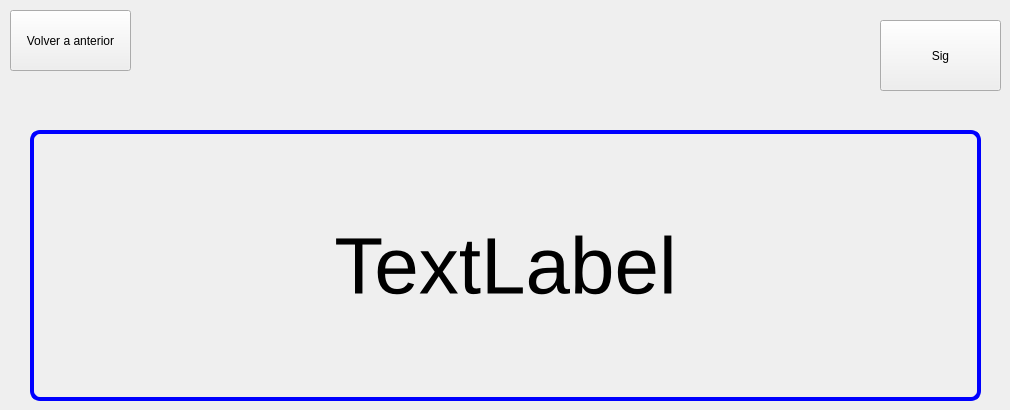
    <widget class="QWidget" name="page_2">
     <widget class="QPushButton" name="pushButton">
      <property name="geometry">
       <rect>
        <x>10</x>
        <y>10</y>
        <width>121</width>
        <height>61</height>
       </rect>
      </property>
      <property name="text">
       <string>Volver a anterior</string>
      </property>
     </widget>
     <widget class="QLabel" name="label_2">
      <property name="geometry">
       <rect>
        <x>30</x>
        <y>130</y>
        <width>951</width>
        <height>271</height>
       </rect>
      </property>
      <property name="font">
       <font>
        <pointsize>60</pointsize>
       </font>
      </property>
      <property name="styleSheet">
       <string notr="true">border: 4px solid;
border-radius: 10px;
border-color: rgb(0, 0, 255);</string>
      </property>
      <property name="frameShape">
       <enum>QFrame::Box</enum>
      </property>
      <property name="frameShadow">
       <enum>QFrame::Plain</enum>
      </property>
      <property name="lineWidth">
       <number>4</number>
      </property>
      <property name="midLineWidth">
       <number>1</number>
      </property>
      <property name="text">
       <string>TextLabel</string>
      </property>
      <property name="alignment">
       <set>Qt::AlignCenter</set>
      </property>
     </widget>
     <widget class="QPushButton" name="pushButton_2">
      <property name="geometry">
       <rect>
        <x>880</x>
        <y>20</y>
        <width>121</width>
        <height>71</height>
       </rect>
      </property>
      <property name="text">
       <string>Sig</string>
      </property>
     </widget>
    </widget>
